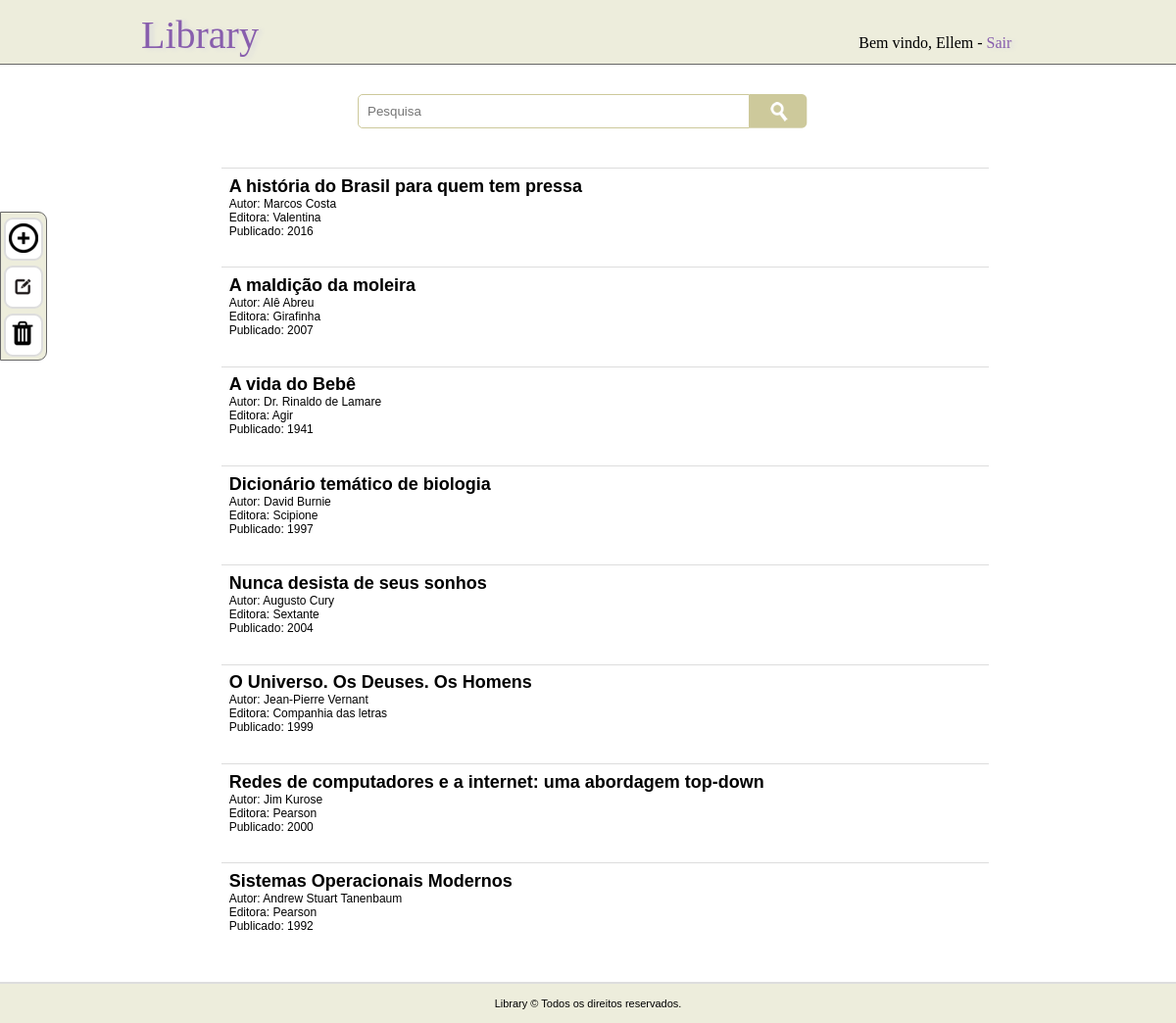
The page /index.php (signed in) on the database its author committed.
### tables this page shows
CREATE TABLE `usuario` (
  `id_user` int(11) NOT NULL AUTO_INCREMENT,
  `nome` varchar(60) NOT NULL,
  `email` varchar(60) NOT NULL,
  `senha` varchar(40) NOT NULL,
  PRIMARY KEY (`id_user`)
);

CREATE TABLE `livro` (
  `id_livro` int(11) NOT NULL AUTO_INCREMENT,
  `titulo` varchar(100) NOT NULL,
  `autor` varchar(30) NOT NULL,
  `editora` varchar(30) NOT NULL,
  `ano_publicacao` varchar(4) DEFAULT NULL,
  PRIMARY KEY (`id_livro`)
);

### public/index.php (the view, shortened to what this page needs)
<?php require_once("../conexao/conexao.php"); ?>
<?php
    $conexao->exec("set names utf8");
    try{
        if(isset($_GET["livro"])) {
            $stmt = $conexao->prepare("select * from livro where titulo like '%{$_GET["livro"]}%' order by titulo asc");
            $stmt->execute();
            $resultado = $stmt->fetchALL(PDO::FETCH_ASSOC);
        }else {
            $resultado = $conexao->query("select id_livro, titulo, autor, editora,ano_publicacao from livro order by titulo asc");
        }
    }catch (PDOEception $e){
        echo $e->getMessage();
        echo $e->getCode();
    }
?>
<!doctype html>
<html lang="pt-br">
    <head>
        <link rel="stylesheet" href="_css/estilo.css">
    </head>
    <body>
        <?php include("_incluir/header.php"); ?>
        <?php include("_incluir/botoes.php"); ?>
        <main>
            <div id="janela_pesquisa">
                <form action="index.php" method="get">
                    <input type="text" name="livro" placeholder="Pesquisa">
                    <input type="image" name="pesquisa" src="assets/pesquisa4.png">
                </form>
            </div>
            <div id="listagem_livros">
                <?php foreach($resultado as $linha) { ?>
                    <ul>
                        <li><h2> <?php echo $linha["titulo"] ?> </h2></li>
                        <li>Autor: <?php echo $linha["autor"] ?> </li>
                        <li>Editora: <?php echo $linha["editora"] ?> </li>
                        <li>Publicado: <?php echo $linha["ano_publicacao"] ?> </li>
                    </ul>
                <?php } ?>
            </div>
        </main>
        <?php include("_incluir/footer.php"); ?>
    </body>
</html>

### public/_incluir/header.php
<header>
    <ul>
        <li id="home" class="header_info"><a href="index.php">Library</a></li>
        <?php if(isset($_SESSION["user_codigo"])) {
            $stmt = $conexao->prepare("select nome from usuario where id_user = '{$_SESSION["user_codigo"]}'");
            $stmt->execute();
            $resultadoNome = $stmt->fetchAll(PDO::FETCH_ASSOC);
            foreach($resultadoNome as $linha) {
                $user_nome = $linha["nome"];
            }
        ?>
            <li class="header_info">Bem vindo, <?php echo $user_nome; ?> - <a href="logout.php">Sair</a></li>
        <?php } ?>
    </ul>
</header>

### public/_incluir/botoes.php
<aside>
    <ul>
        <li class="header_opcoes">
            <a href="insercao.php"><img src="assets/add.png" title="Adicionar Livro"/></a>
        </li>
        <li class="header_opcoes">
            <a href="atualizar.php"><img src="assets/edit.png" title="Alterar dados do livro"/></a>
        </li>
        <li class="header_opcoes">
            <a href="deletar.php"><img src="assets/remove.png" title="Deletar Livro"/></a>
        </li>
    </ul>
</aside>

### public/_incluir/footer.php
<footer>
    <div id="footer_central">
        <p>Library &copy; Todos os direitos reservados.</p>
    </div>
</footer>

### public/_css/estilo.css (style rules this page uses)
html { height: 100%; min-height: 100%; }
body { margin:0px; display: flex; flex-direction: column; min-height: 100%; }
header { clear: both; width: 78%; position: relative; background-color:#EDEDDC; border-bottom:1px solid #666; padding: 1% 10% 0.5% 12%; }
header ul { margin: 0px; padding: 0px; }
header ul li { list-style-type: none; display: inline-block; }
header ul li:nth-child(2) { margin-left: 65%; }
#home { font-size: 2.5em; }
.header_info a { text-decoration: none; transition: color 0.5s; color: #885ead; text-shadow: 4px 1px 4px #ddd; }
footer { margin-top: auto; clear: both; width:100%; height:40px; border-top:2px solid #ddd; background-color:#EDEDDC; }
div#footer_central { width:800px; margin:0 auto; }
div#footer_central p { font-family: sans-serif; font-size: 11px; text-align: center; margin-top: 1.8%; }
aside { position: fixed; margin-top: 18%; }
aside ul { margin: 0px; padding: 0px; border: 1px solid #666; border-radius: 0px 9px 9px 0px; padding: 0px 3px 3px 3px; background-color:#EDEDDC; }
aside ul li { background-color: white; list-style-type: none; border: 2px solid #ddd; border-radius: 9px; margin-top: 5px; padding: 3px 2px 2px 2px; }
aside ul li { background-color: white; list-style-type: none; border: 2px solid #ddd; border-radius: 9px; margin-top: 5px; padding: 4px 3px 2px 3px; }
main { width:80%; min-height: 500px; padding:20px 0; margin:0 auto; }
main div#janela_pesquisa { width:80%; height: 70px; margin:0 auto; }
main div#janela_pesquisa form { width:470px; margin:10px auto; }
main div#janela_pesquisa form input[type="text"] { width:380px; padding:9px; border:1px solid #CDC99B; border-top-left-radius: 5px; border-bottom-left-radius: 5px; float:left; outline: none; }
main div#janela_pesquisa form input[type="image"] { outline: none; cursor: pointer; }
main div#listagem_livros { width:80%; margin:0 auto; }
main div#listagem_livros ul { margin:5px 10px 5px; padding:1%; width:100%; height: 80px; border-top: 1px solid #ddd; }
main div#listagem_livros li { font-family: sans-serif; font-size: 12px; list-style: none; }
main div#listagem_livros li h2 { margin:0; }

### rows shown on the page
usuario: nome "Ellem"
livro: titulo "A história do Brasil para quem tem pressa", autor "Marcos Costa", editora "Valentina", ano_publicacao "2016"
livro: titulo "A maldição da moleira", autor "Alê Abreu", editora "Girafinha", ano_publicacao "2007"
livro: titulo "A vida do Bebê", autor "Dr. Rinaldo de Lamare", editora "Agir", ano_publicacao "1941"
livro: titulo "Dicionário temático de biologia", autor "David Burnie", editora "Scipione", ano_publicacao "1997"
livro: titulo "Nunca desista de seus sonhos", autor "Augusto Cury", editora "Sextante", ano_publicacao "2004"
livro: titulo "O Universo. Os Deuses. Os Homens", autor "Jean-Pierre Vernant", editora "Companhia das letras", ano_publicacao "1999"
livro: titulo "Redes de computadores e a internet: uma abordagem top-down", autor "Jim Kurose", editora "Pearson", ano_publicacao "2000"
livro: titulo "Sistemas Operacionais Modernos", autor "Andrew Stuart Tanenbaum", editora "Pearson", ano_publicacao "1992"
